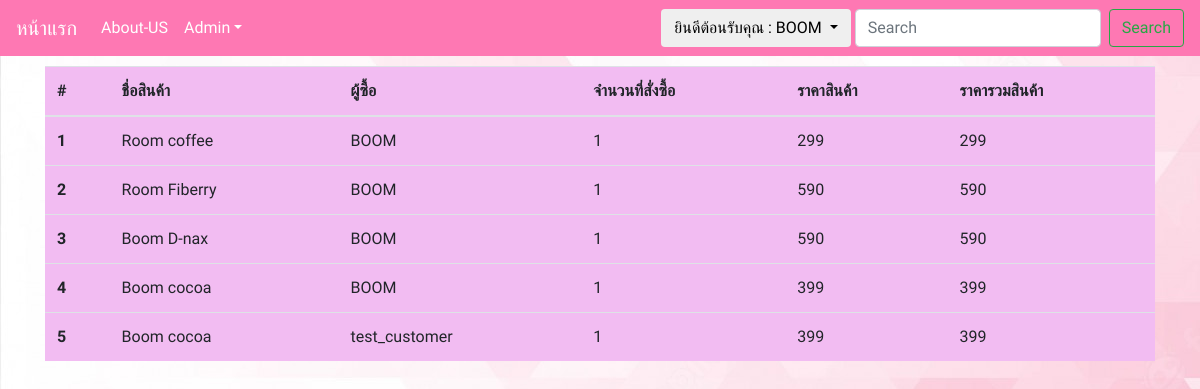
Page /pro/admin-order.php (signed in) on the earlier database version.
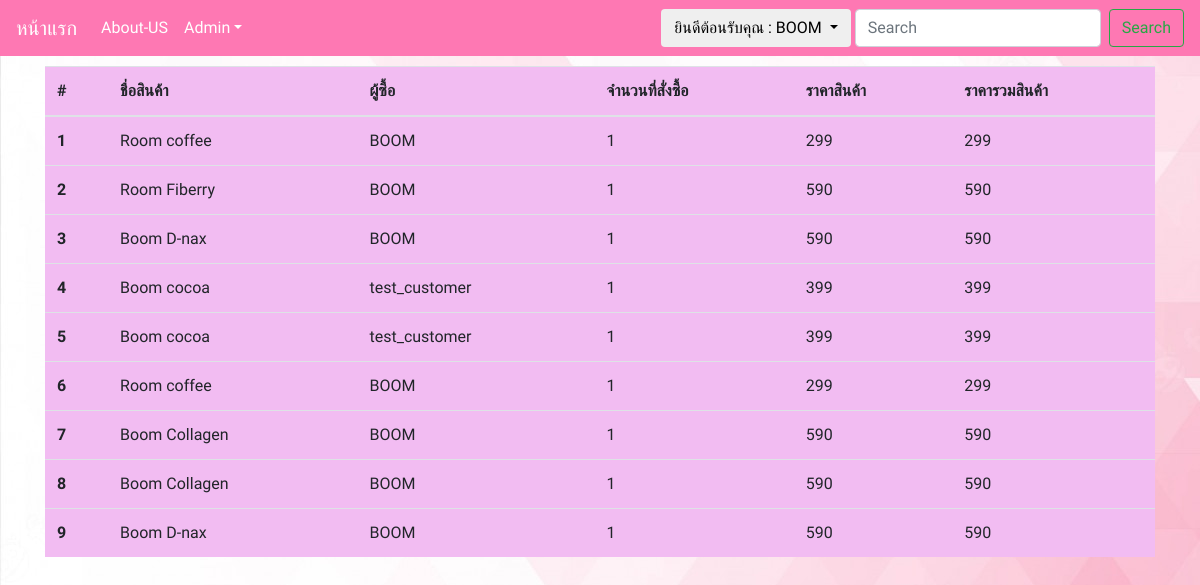
Same page on the later database version.
### tables this page shows
CREATE TABLE `bill` (
  `bill_id` int(11) NOT NULL,
  `bill_products_name` varchar(150) NOT NULL,
  `bill_customer` varchar(150) NOT NULL,
  `bill_price` int(11) NOT NULL,
  `bill_result_price` int(11) NOT NULL,
  `bill_product_qty` int(11) NOT NULL,
  `bill_status` varchar(20) NOT NULL DEFAULT 'not paid' COMMENT 'cart/paid/not paid/pending',
  `bill_img` text DEFAULT NULL,
  `bill_timestamp` date NOT NULL DEFAULT current_timestamp()
);

CREATE TABLE `users` (
  `user_id` int(11) NOT NULL,
  `user_email` varchar(120) NOT NULL,
  `user_pass` varchar(20) NOT NULL,
  `user_name` varchar(100) NOT NULL,
  `user_tier` int(11) NOT NULL DEFAULT 1 COMMENT '0=admin 1=customer'
);

### pro/admin-order.php (the view, shortened to what this page needs)
<?php
require_once 'navbar.php';
require_once 'connect.php';
 ?>
 <body>
   <div class="container">
     <div class="table-responsive">
       <table style="background:#f2bcf2" class="table">
 <thead>
   <tr>
     <th scope="col">#</th>
     <th scope="col">ชื่อสินค้า</th>
     <th scope="col">ผู้ซื้อ</th>
     <th scope="col">จำนวนที่สั่งซื้อ</th>
     <th scope="col">ราคาสินค้า</th>
     <th scope="col">ราคารวมสินค้า</th>
   </tr>
 </thead>
 <tbody>
 <?php
 $n=1;
 $sql = "SELECT * FROM bill";
 $result=$mysqli->query($sql);
   while ($row = mysqli_fetch_array($result)) {
     ?>
     <tr>
       <th scope="row"><?php echo $n; ?></th>
       <td><?php echo $row['bill_products_name']; ?></td>
       <td><?php  $prepare="SELECT user_name,user_id FROM users";
       $compare=$mysqli->query($prepare);
       while($row2= mysqli_fetch_array($compare)){
         if ($row['bill_customer']==$row2['user_id']) {
           echo $row2['user_name'];
         }
       } ?></td>
       <td><?php echo $row['bill_product_qty']; ?></td>
       <td><?php echo $row['bill_price']; ?></td>
       <td><?php echo $row['bill_result_price']; ?></td>
     </tr>
     <?php
     $n++;
   }
  ?>
</tbody>
</table>
 </div>
</div>
</body>

### pro/navbar.php (shortened to what this page needs)
<!DOCTYPE html>
<html lang="en" dir="ltr">
  <head>
    <link rel="stylesheet" href="https://maxcdn.bootstrapcdn.com/bootstrap/4.0.0/css/bootstrap.min.css">
    <link href="https://cdn.jsdelivr.net/npm/select2@4.1.0-beta.1/dist/css/select2.min.css" rel="stylesheet" />
<link id="themecss" rel="stylesheet" type="text/css" href="//www.shieldui.com/shared/components/latest/css/light/all.min.css" />
  </head>
  <body>
    <nav class="navbar navbar-expand-md sticky-top" style="background:#fe78b3;">
      <a class="navbar-brand" href="isdex.php" style="color:white;">หน้าแรก</a>
      <div class="collapse navbar-collapse" id="navbarsExampleDefault">
        <ul class="navbar-nav mr-auto">
          <li class="nav-item active">
          <a class="nav-link" href="about-us.php" style="color:white;">About-US</a>
        </li>
          <?php if (isset($_SESSION['user_tier'])) {
            if ($_SESSION['user_tier']==0) {
            ?>
            <li class="nav-item dropdown" >
              <a class="nav-link dropdown-toggle" href="#" style="color:white;" id="dropdown01" data-toggle="dropdown" aria-haspopup="true" aria-expanded="false">Admin</a>
            </li>
            <?php
            }
          }?>
        </ul>
        <?php if (isset($_SESSION['user_id'])) {
          ?>
            <div class="btn-group mr-1">
              <button type="button" class="btn dropdown-toggle" style="background:##FFFAFA;" data-toggle="dropdown" aria-haspopup="true" aria-expanded="false">
                  <?php echo "ยินดีต้อนรับคุณ : ".$_SESSION['user_name']; ?>
              </button>
            </div>
          <?php
        } ?>
        <form class="form-inline my-2 my-lg-0" action="product2search.php" method="post">
          <input class="form-control mr-sm-2" name="sch" type="text" placeholder="Search" aria-label="Search">
          <button class="btn btn-outline-success my-2 my-sm-0" type="submit">Search</button>
        </form>
      </div>
    </nav>
  </body>
</html>

### pro/navbar.php (style rules this page uses)
* { font-family: 'Mali', cursive; }
body { background-image: url("img/bg1.jpg"); }
.container { padding-top: 10px; }

### pro/admin-order.php (style rules this page uses)
body { background-image: url("img/bg1.jpg"); }
.container { padding-top: 10px; }

Differences in the rows shown:
changed bill (number 4 of 9 on the later page): gains users (user_name "test_customer"); loses users (user_name "BOOM")
added bill: bill_products_name "Room coffee", bill_product_qty "1", bill_price "299", bill_result_price "299", users (user_name "BOOM")
added bill: bill_products_name "Boom Collagen", bill_product_qty "1", bill_price "590", bill_result_price "590", users (user_name "BOOM")
added bill: bill_products_name "Boom Collagen", bill_product_qty "1", bill_price "590", bill_result_price "590", users (user_name "BOOM")
added bill: bill_products_name "Boom D-nax", bill_product_qty "1", bill_price "590", bill_result_price "590", users (user_name "BOOM")
